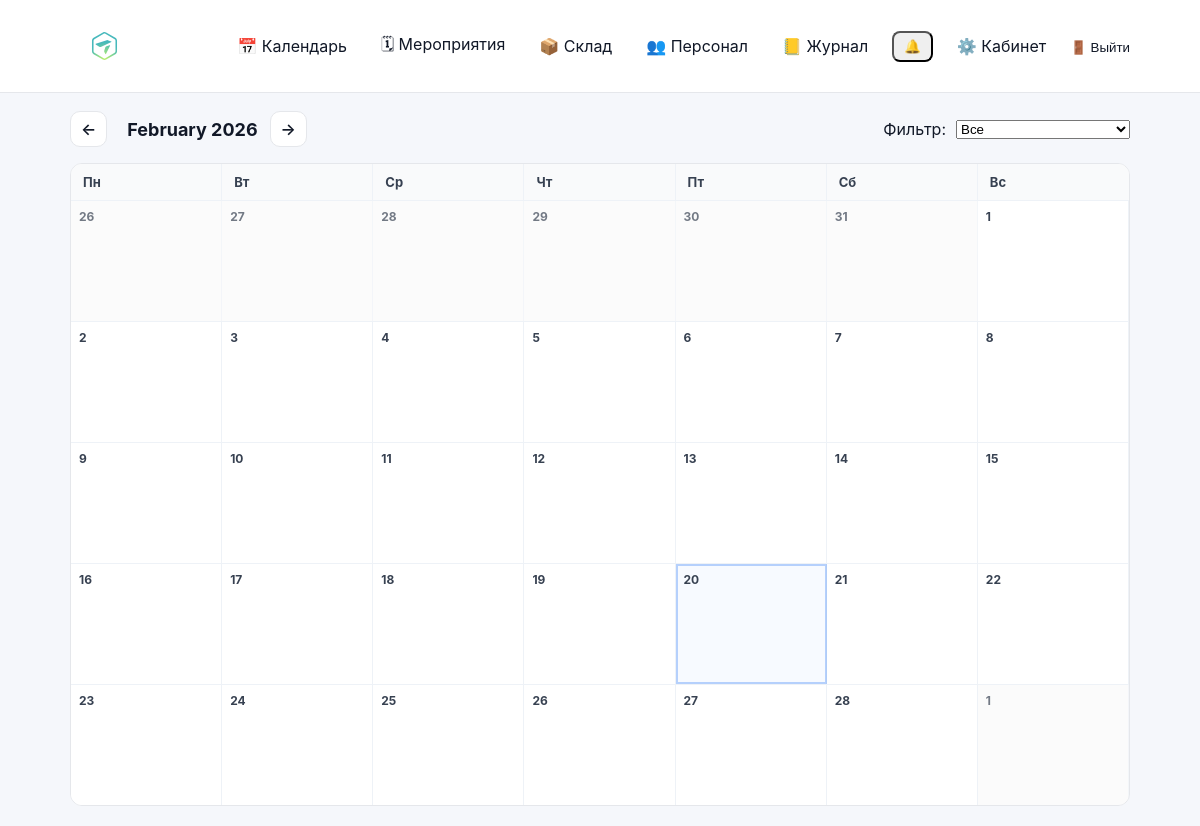
/calendar/ (signed in), run on an earlier commit of the app's database.
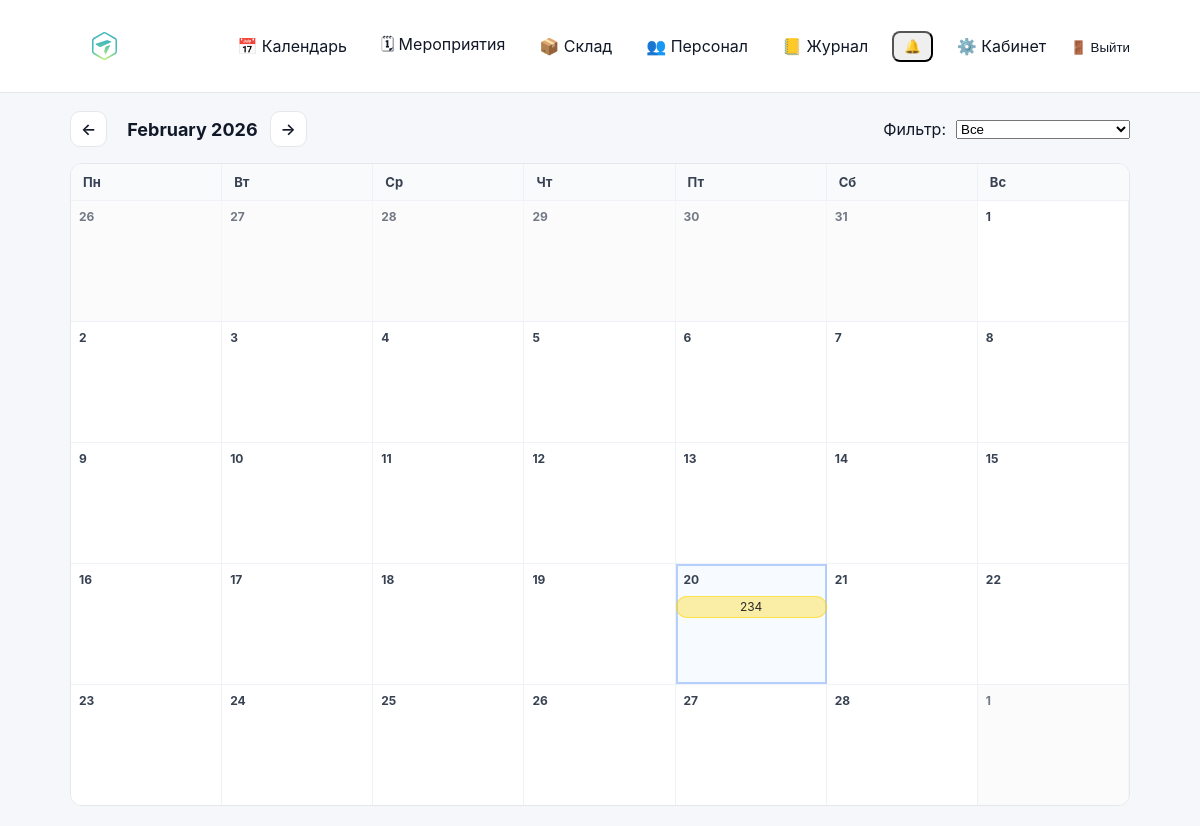
And on a later commit of the database.
### events/models.py (models this page shows, shortened)
class Event(models.Model):
    class Meta:
        permissions = [
            ("edit_event_card", "Can edit event card (dates/status/etc)"),
            ("edit_event_equipment", "Can edit event equipment (own/rented)"),
        ]
    STATUS_DRAFT = "draft"
    STATUS_CONFIRMED = "confirmed"
    STATUS_CANCELLED = "cancelled"
    STATUS_CLOSED = "closed"
    STATUS_CHOICES = (
        (STATUS_DRAFT, "Черновик"),
        (STATUS_CONFIRMED, "Подтверждено"),
        (STATUS_CANCELLED, "Отменено"),
        (STATUS_CLOSED, "Закрыто"),
    )
    name = models.CharField(max_length=200)
    start_date = models.DateField()
    end_date = models.DateField(blank=True, null=True)
    client = models.CharField(max_length=200, blank=True)
    location = models.CharField(max_length=200, blank=True)
    responsible = models.ForeignKey(
        User,
        on_delete=models.SET_NULL,
        null=True,
        related_name="events",
    )
    s_engineer = models.ForeignKey(
        User,
        on_delete=models.SET_NULL,
        null=True,
        blank=True,
        related_name="senior_events",
    )
    engineers = models.ManyToManyField(
        User,
        blank=True,
        related_name="engineer_events",
    )
    notes = models.TextField(blank=True, default="")
    is_deleted = models.BooleanField(default=False)
    deleted_at = models.DateTimeField(null=True, blank=True)
    status = models.CharField(
        max_length=20,
        choices=STATUS_CHOICES,
        default=STATUS_DRAFT,
    )
    created_at = models.DateTimeField(auto_now_add=True)

### events/views.py (the view)
# urls.py: path("calendar/", views.calendar_view, name="calendar"),
@login_required
def calendar_view(request: HttpRequest) -> HttpResponse:
    auto_close_past_events()
    year, month = _parse_year_month(request)
    cal_filter = (request.GET.get("filter") or "all").strip()
    if cal_filter not in {"all", "confirmed", "mine"}:
        cal_filter = "all"
    month_days = list(pycalendar.Calendar(firstweekday=0).monthdatescalendar(year, month))
    grid_start = month_days[0][0]
    grid_end = month_days[-1][-1]
    qs = (
        Event.objects.filter(is_deleted=False)
        .filter(start_date__lte=grid_end, end_date__gte=grid_start)
        .select_related("responsible", "s_engineer")
        .prefetch_related("engineers")
        .order_by("start_date", "id")
    )
    can_view_all = _can_view_all_events(request.user)
    if not can_view_all:
        qs = qs.filter(_participation_q(request.user)).distinct()
        cal_filter = "mine"
    if cal_filter == "confirmed":
        qs = qs.filter(status="confirmed")
    elif cal_filter == "mine":
        qs = qs.filter(_participation_q(request.user)).distinct()
    event_problem = {e.id: bool(calculate_shortages(e)) for e in qs}
    week_segments: dict[date, list[dict]] = {}
    for week in month_days:
        ws = week[0]
        we = week[-1]
        segs: list[dict] = []
        for e in qs:
            seg_start = max(e.start_date, ws, grid_start)
            seg_end = min(e.end_date, we, grid_end)
            if seg_end < seg_start:
                continue
            start_col = week.index(seg_start)
            end_col = week.index(seg_end)
            segs.append({
                "event": e,
                "start_col": start_col,
                "end_col": end_col,
                "span": (end_col - start_col + 1),
                "cont_left": e.start_date < ws,
                "cont_right": e.end_date > we,
                "has_problem": event_problem.get(e.id, False),
                "data_start": e.start_date.strftime("%Y-%m-%d"),
                "data_end": e.end_date.strftime("%Y-%m-%d"),
            })
        week_segments[ws] = _pack_lanes(segs)
    return render(request, "events/calendar.html", {
        "year": year,
        "month": month,
        "month_name": pycalendar.month_name[month],
        "month_days": month_days,
        "week_segments": week_segments,
        "filter": cal_filter,
        "can_create_event": can_edit_event_card(request.user),
        "can_view_all_events": can_view_all,
    })

### accounts/context_processors.py (called while the page is built)
def authz_flags(request):
    user = getattr(request, "user", None)
    return {
        "can_manage_staff": can_manage_staff(user),
        "can_edit_event_card": can_edit_event_card(user),
        "can_edit_event_equipment": can_edit_event_equipment(user),
        "can_edit_inventory": can_edit_inventory(user),
        "can_view_stock": can_view_stock(user),
    }

### accounts/permissions.py (called while the page is built)
def _ok(user) -> bool:
    return bool(user and user.is_authenticated)

def is_super(user) -> bool:
    return bool(_ok(user) and getattr(user, "is_superuser", False))

def can_manage_staff(user) -> bool:
    return is_super(user) or (_ok(user) and user.has_perm("accounts.manage_staff"))

def can_edit_inventory(user) -> bool:
    return is_super(user) or (_ok(user) and user.has_perm("inventory.manage_inventory"))

def can_view_stock(user) -> bool:
    return is_super(user) or (_ok(user) and (user.has_perm("inventory.manage_inventory") or user.has_perm("events.edit_event_card")))

def can_edit_event_card(user) -> bool:
    return is_super(user) or (_ok(user) and user.has_perm("events.edit_event_card"))

### events/templatetags/event_extras.py (called while the page is built)
@register.filter
def get_item(dictionary, key):
    if not dictionary:
        return []
    return dictionary.get(key, [])

### events/templates/events/calendar.html (shortened to what this page needs)
{% extends "base.html" %}
{% load event_extras %}
{% block content %}
{% now "Y-m-d" as today_str %}
<div class="cal-head">
  <div style="display:flex; align-items:center; gap:12px;">
    {% if month > 1 %}
      <a class="btn-secondary" href="?year={{ year }}&month={{ month|add:"-1" }}&filter={{ filter }}">←</a>
    {% else %}
      <a class="btn-secondary" href="?year={{ year|add:"-1" }}&month=12&filter={{ filter }}">←</a>
    {% endif %}
    <strong style="font-size:18px;">{{ month_name }} {{ year }}</strong>
    {% if month < 12 %}
      <a class="btn-secondary" href="?year={{ year }}&month={{ month|add:"1" }}&filter={{ filter }}">→</a>
    {% else %}
      <a class="btn-secondary" href="?year={{ year|add:"1" }}&month=1&filter={{ filter }}">→</a>
    {% endif %}
  </div>
  <form method="get" style="display:flex; align-items:center; gap:10px;">
    <label class="muted" for="filter" style="white-space:nowrap;">Фильтр:</label>
    <select id="filter" name="filter" onchange="this.form.submit()">
      <option value="all" {% if filter == "all" %}selected{% endif %}>Все</option>
    </select>
  </form>
</div>
<div class="cal-wrap">
  <div class="cal-weekdays">
    <div>Пн</div><div>Вт</div><div>Ср</div><div>Чт</div><div>Пт</div><div>Сб</div><div>Вс</div>
  </div>
  {% for week in month_days %}
    <div class="cal-week">
      {% for day in week %}
        <div class="cal-day
                    {% if day.month != month %}other-month{% endif %}
                    {% if day|date:'Y-m-d' == today_str %}today{% endif %}"
             data-day="{{ day|date:'Y-m-d' }}">
          <div class="cal-day-number">{{ day.day }}</div>
        </div>
      {% endfor %}
      <div class="cal-bars">
        {% for seg in week_segments|get_item:week.0 %}
          <div
            class="event-bar
                   status-{{ seg.event.status }}
                   {% if seg.cont_right %}cont-right{% endif %}"
            style="--start: {{ seg.start_col }}; --span: {{ seg.span }}; --lane: {{ seg.lane }};"
            draggable="{% if can_create_event %}true{% else %}false{% endif %}"
            data-event-id="{{ seg.event.id }}"
            data-event-name="{{ seg.event.name|escapejs }}"
            data-start="{{ seg.data_start }}"
            data-end="{{ seg.data_end }}"
            data-status="{{ seg.event.status|escapejs }}"
            data-notes="{{ seg.event.notes|default:''|escapejs }}"
            title="{{ seg.event.name }} · {{ seg.event.start_date|date:'d.m.Y' }} – {{ seg.event.end_date|date:'d.m.Y' }} · {{ seg.event.get_status_display }}"
          >
            <a href="{% url 'event_detail' seg.event.id %}?year={{ year }}&month={{ month }}" onclick="return false;">
              {{ seg.event.name }}
            </a>
          </div>
        {% endfor %}
      </div>
    </div>
  {% endfor %}
</div>
{% endblock %}

What changed in the data, as far as the page shows it:
added Event: event.name "234"
